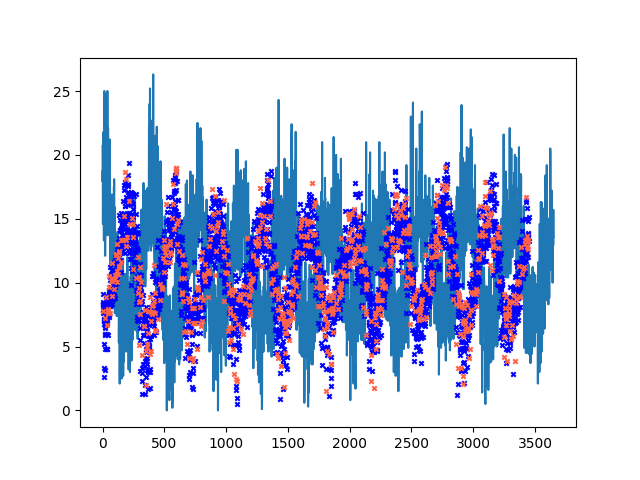

The Python source for this figure:
import torch
import torch.nn as nn
import torch.optim as o
from matplotlib import pyplot as plt
import time
from sklearn.metrics import r2_score, mean_squared_error
import pandas as pd
import numpy as np


# Constant Params
number_of_features = 1      # input_size
sequence_lengthS = [200]

# Hyperparameters
number_of_layersS = [3]        # num_layers
hidden_dimensionS = [8]       # hidden_size

# batch_first = True
# batch - sequence - feature    => input shape
# batch - sequence - number of classes    => output shape


class GRU(nn.Module):

    def __init__(self, number_of_layers, hidden_dimension):
        super(GRU, self).__init__()
        self.gru = nn.GRU(number_of_features, hidden_dimension, num_layers=number_of_layers, batch_first=True)
        self.linear = nn.Linear(hidden_dimension, 1)

    def forward(self, X):
        output, _ = self.gru(X, None)
        return self.linear(output[:, -1, :])


def take_data(input_path, sequence_length):
    df = pd.read_csv(input_path)
    df[df.columns[0]] = pd.to_datetime(df[df.columns[0]])
    df.set_index(df.columns[0], inplace=True)
    
    plt.plot(range(df.values.shape[0]), df.values, zorder=0)
    
    data = []
    for i in range(df.values.shape[0]-sequence_length):
        data.append(df.values[i:i+sequence_length+1])
    data = torch.tensor(np.array(data), dtype=torch.float32)

    # Shuffle data
    dd = torch.randperm(data.size()[0])
    data = data[dd]

    train_data = data[:int(data.size()[0] * (4/5))]
    train_labels = train_data[:, -1, :]
    train_data = train_data[:, :-1, :]
    test_data = data[int(data.size()[0] * (4/5)):]
    test_labels = test_data[:, -1, :]
    test_data = test_data[:, :-1, :]
    
    # Scale data
    train_data_min, train_data_max = train_data.min(), train_data.max()
    train_data = (train_data - train_data_min) / (train_data_max - train_data_min)
    test_data = (test_data - train_data_min) / (train_data_max - train_data_min)
    train_labels_min, train_labels_max = train_labels.min(), train_labels.max()
    train_labels = (train_labels - train_labels_min) / (train_labels_max - train_labels_min)
    test_labels = (test_labels - train_labels_min) / (train_labels_max - train_labels_min)
    
    return train_data, train_labels, test_data, test_labels, train_labels_min, train_labels_max, dd[:train_data.shape[0]], dd[train_data.shape[0]:]


def train(X, Y, X_test, Y_test, model, optimizer, loss_function, device, min_value, max_value, epoch=50):

    start_time = time.process_time()
    for e in range(1, epoch+1):
        current_loss = 0
        for i, data in enumerate(X):
            prediction = model(data.unsqueeze(0).to(device))
            loss = loss_function(prediction.ravel(), Y[i].to(device))
            optimizer.zero_grad()
            loss.backward()
            optimizer.step()
            current_loss = current_loss + loss.item()
        if e % 10 == 0:
            print("Epoch", e, "=> Total Loss:", current_loss)
    end_time = time.process_time()
    print("Training Time: ", end_time - start_time)

    return model, (end_time - start_time)


def test(X, Y, model, min_value, max_value, dd, plt_color, index, device):

    start_time = time.process_time()
    predictions = model(X.to(device))
    Y = (Y * (max_value - min_value)) + min_value
    predictions = (predictions * (max_value - min_value)) + min_value
    r2 = r2_score(Y.detach().numpy(), predictions.cpu().detach().numpy())
    mse = mean_squared_error(Y.detach().numpy(), predictions.cpu().detach().numpy())
    end_time = time.process_time()
    print("R2 Score: ", r2)
    print("MSE: ", mse)

    if index == 0:      # plot only the first run
        plt.scatter(dd, predictions.ravel().tolist(), c=plt_color, marker='x', s=10, zorder=1)

    return r2, mse, (end_time - start_time)



if __name__ == "__main__":
    
   
    for sequence_length in sequence_lengthS:
        for number_of_layers in number_of_layersS:
            for hidden_dimension in hidden_dimensionS:

                print("Stats:\tsequence_length->", sequence_length, "\tlayer->",number_of_layers, "\thidden_dim->", hidden_dimension)
                
                train_data, train_labels, test_data, test_labels, min_value, max_value, dd_train, dd_test = take_data("data.csv", sequence_length)

                if torch.cuda.is_available():
                    device = torch.device("cuda")
                else:
                    device = torch.device("cpu")

                training_time_list = []
                train_r2_score_list = []
                train_mse_list = []
                train_set_testing_time_list = []
                test_r2_score_list = []
                test_mse_list = []
                test_set_testing_time_list = []

                for i in range(10):         # 10 runs


                    m = GRU(number_of_layers, hidden_dimension)
                    m.to(device)

                    optim = o.Adam(m.parameters(), lr=0.001)
                    lf = nn.MSELoss()
                    m, training_time = train(train_data, train_labels, test_data, test_labels, m, optim, lf, device, min_value, max_value, epoch=80)
                    training_time_list.append(training_time)

                    train_r2_score, train_mse, train_set_testing_time = test(train_data, train_labels, m, min_value, max_value, dd_train, 'blue', i, device)
                    train_r2_score_list.append(train_r2_score)
                    train_mse_list.append(train_mse)
                    train_set_testing_time_list.append(train_set_testing_time)

                    test_r2_score, test_mse, test_set_testing_time = test(test_data, test_labels, m, min_value, max_value, dd_test, 'tomato', i, device)
                    test_r2_score_list.append(test_r2_score)
                    test_mse_list.append(test_mse)
                    test_set_testing_time_list.append(test_set_testing_time)

                    print()


                print("Statistics:")
                print("Average Training Time                ----->", sum(training_time_list) / len(training_time_list))
                print("Training R2 Score            ----->", sum(train_r2_score_list) / len(train_r2_score_list))
                print("Training MSE                 ----->", sum(train_mse_list) / len(train_mse_list))
                print("Average Testing Time of Training Set ----->", sum(train_set_testing_time_list) / len(train_set_testing_time_list))
                print("Testing R2 Score             ----->", sum(test_r2_score_list) / len(test_r2_score_list))
                print("Testing MSE                  ----->", sum(test_mse_list) / len(test_mse_list))
                print("Average Testing Time of Test Set     ----->", sum(test_set_testing_time_list) / len(test_set_testing_time_list))
                


                plt.show()
